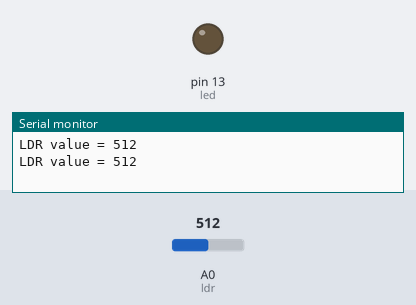
A sketch run on a simulated Arduino Uno, built with avr-gcc and run on an emulated ATmega328P. On the bench: output pins drawn as LEDs (lit = HIGH), the last lines printed to the serial monitor. Inputs (shaded band) come from the test bench; at power-on: A0 (ldr) = 512.

Above: at 1.8 s.
1.9 s: A0 (ldr) set to 193
3.4 s: A0 (ldr) set to 162
At 5.2 s:
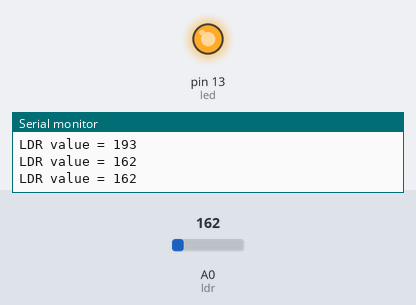
5.5 s: A0 (ldr) set to 190
At 6.9 s:
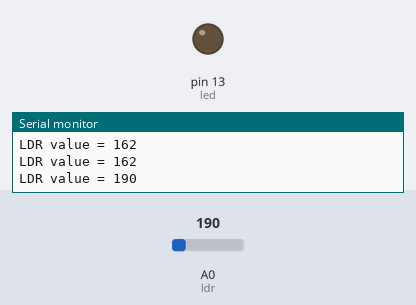
7.5 s: A0 (ldr) set to 170
At 8.4 s:
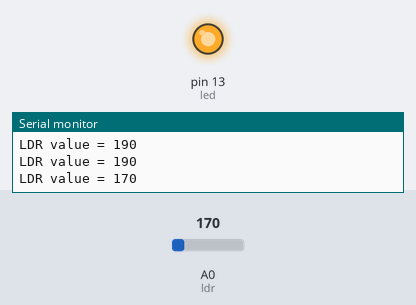
Timing chart, 0 to 10.5 s (numbered marks = the images above; inputs shaded):
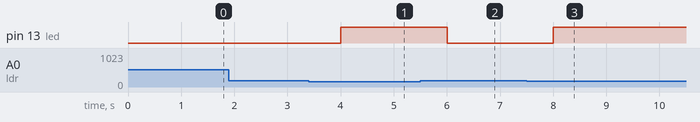

Measured:
- the behaviour switches between 180 and 179 on A0 (ldr) (found by bisection; images 0 and 1)
- after the input at 3.4 s, pin 13 (led): LOW → HIGH after 0.60 s
- after the input at 5.5 s, pin 13 (led): HIGH → LOW after 0.50 s
- after the input at 7.5 s, pin 13 (led): LOW → HIGH after 0.50 s

The sketch:

LDR_sensor.ino
```cpp
int ldr = A0 ;
int led = 13 ;
int led2 = 12 ;

void setup() {
  // put your setup code here, to run once:
  Serial.begin(9600);
  pinMode(ldr,INPUT);
  pinMode(led , OUTPUT);

}

void loop() {
  // put your main code here, to run repeatedly:
  int val = analogRead(ldr);
  if(val<180){
    digitalWrite(led , 1);
    digitalWrite(led2 , 0);
  }
  else {
    digitalWrite(led , 0);
    digitalWrite(led2 , 1);

  }
  Serial.print("LDR value = ");
  Serial.println(val);
  delay(1000);
}
```
